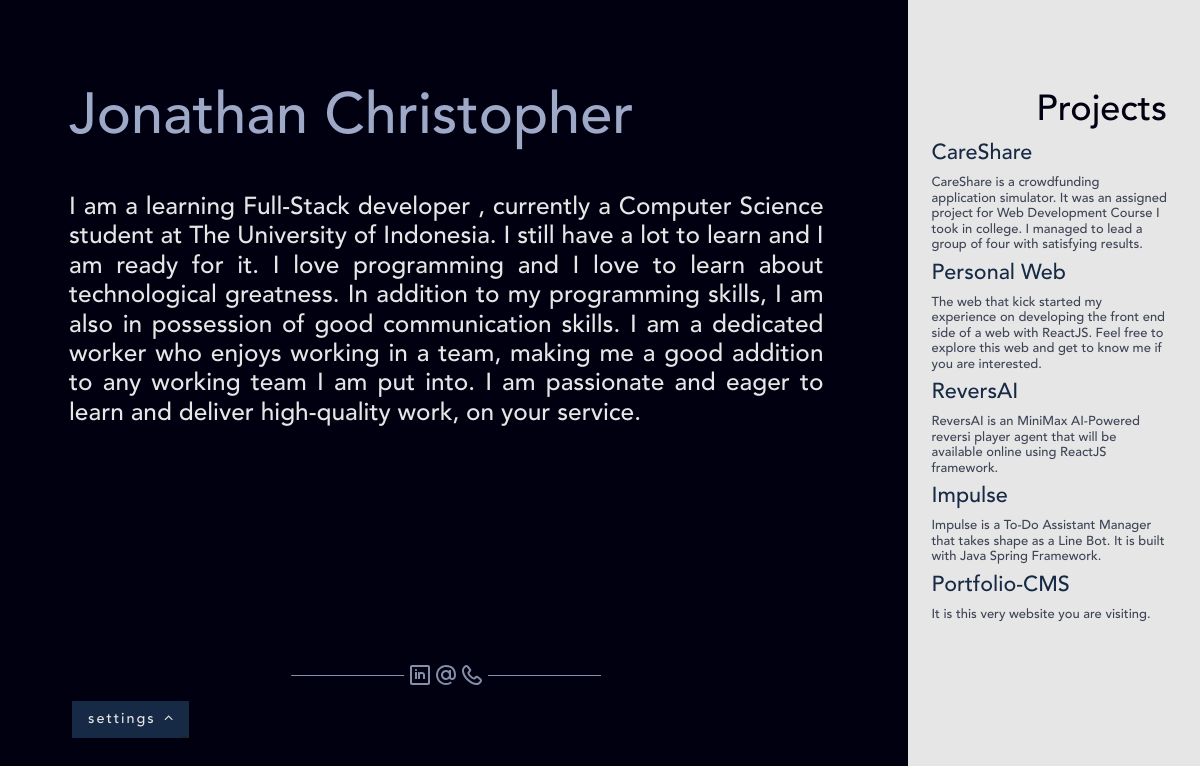
The page / on the database its author committed.
### information/models.py (models this page shows, shortened)
class PersonalInfo(models.Model):
    name = models.CharField(max_length=100)
    description = models.CharField(max_length=1000)
    email = models.EmailField(max_length=100)
    linkedin = models.URLField(max_length=100)
    git = models.URLField(max_length=100)
    phone_regex = RegexValidator(regex=r'^\+?1?\d{9,15}$', message="Phone number must be entered in the format: '+999999999'. Up to 15 digits allowed.")
    phone_number = models.CharField(validators=[phone_regex], max_length=17, blank=True)
    title = models.CharField(max_length=20)
    class Meta:
        verbose_name_plural = "PersonalInfo"

class Project(models.Model):
    name = models.CharField(max_length=100)
    description = models.CharField(max_length=500)
    url = models.URLField(max_length=100, blank=True, null=True)
    class Meta:
        verbose_name_plural = "Projects"

### portfolio/views.py (the view)
# urls.py: path('', views.index, name="index"),
def index(request):
    return render(request, 'portfolio/index.html', {
        "info"      : PersonalInfo.objects.all().first(),
        "projects"  : Project.objects.all()
    })

### portfolio/templates/portfolio/index.html (shortened to what this page needs)
{% load static from staticfiles %}
<!DOCTYPE html>
<html lang="en">
<head>
    <link rel="stylesheet" href="https://stackpath.bootstrapcdn.com/bootstrap/4.1.3/css/bootstrap.min.css">
    <link rel="stylesheet" href="https://cdnjs.cloudflare.com/ajax/libs/font-awesome/4.7.0/css/font-awesome.min.css">
    <link rel="stylesheet" href="{% static 'styles/globalStyles.css' %}">
    <link rel="stylesheet" href="{% static 'styles/indexStyles.css' %}">
</head>
<body>
    <div class="full-height d-flex">
        <div class="row">
            <div class="container-large col-lg-9 dark-bg light-grey-text full-height d-flex flex-col justify-content-between">
                <div id="info-container">
                    <div>
                        <h1 class="light-blue-text">{{ info.name }}</h1>
                    </div>
                    <div id="description">
                        <h3>{{ info.description }}</h3>
                    </div>
                </div>
                <div id="contact-container">
                    <div id="contact-links" class="line-wrapped">
                        <a href="{{ info.linkedin }}">
                            <img
                                src="{% static 'icons/linkedin.svg' %}"
                                alt="LinkedIn"
                                class="link-icon"
                            />
                        </a>
                        <a href="mailto: {{ info.email }}">
                            <img
                                src="{% static 'icons/email.svg' %}"
                                alt="Email"
                                class="link-icon"
                            />
                        </a>
                        <a href="tel:{{ info.phone_number }}">
                            <img
                                src="{% static 'icons/phone.svg' %}"
                                alt="Phone"
                                class="link-icon"
                            />
                        </a>
                    </div>
                </div>
            </div>
            <div class="container-small col-lg-3 light-bg full-height">
                <div class="text-right dark-blue-text">
                    <h2 class="section-title">Projects</h2>
                </div>
                {% for project in projects %}
                    <div>
                        {% if project.url %}
                            <a href="{{ project.url }}" class="medium-blue-text"><h4>{{ project.name }}</h4></a>
                        {% else %}
                            <a href="#" class="medium-blue-text"><h4>{{ project.name }}</h4></a>
                        {% endif %}
                        <h6 class="dark-grey-text">{{ project.description }}</h6>
                    </div>
                {% endfor %}
            </div>
        </div>
    </div>
    <div class="button-group dropup">
        <a class="dropdown-toggle btn-lg mode draw blue-bg" type="button" id="dropdownMenuButton" data-toggle="dropdown" aria-haspopup="true" aria-expanded="false">
            <span class="light-grey-text spaced">settings <i class="fa fa-angle-down fa-rotate-180"></i></span>
        </a>
    </div>
</body>
</html>

### assets/styles/globalStyles.css (style rules this page uses)
body { font-size: 0.9em; }
h1 { font-size: 4em; }
h2 { font-size: 2.5em; }
h3 { font-size: 1.7em; }
h4 { font-size: 1.5em; }
h6 { font-size: 0.9em; }
.dark-bg { background-color: #000011; }
.light-bg { background-color: #e6e6e6; }
.blue-bg { background-color: #172A45; }
.light-blue-text { color: #9EA8C7; }
.medium-blue-text { color: #172A45; }
.dark-grey-text { color: #3E4456; }
.dark-blue-text { color: #000011; }
.light-grey-text { color: #e6e6e6; }
.mode { display: inline-block; margin-top: 1em; margin-bottom: 1.5em; border-radius: 0; color: #000011; font-size: inherit; cursor: pointer; }
.mode::before, .mode::after { box-sizing: inherit; content: ''; position: absolute; width: 100%; height: 100%; }
.draw { -webkit-transition: color 0.25s; transition: color 0.25s; z-index: 5; }
.draw::before, .draw::after { border: 2px solid transparent; width: 0; height: 0; }
.draw::before { top: 0; left: 0; }
.draw::after { bottom: 0; right: 0; }
.spaced { letter-spacing: 2px; }
.section-title { margin-top: 10px; }
.full-height { min-height: 99.98vh; }
.container-large { position: relative; padding: 7vw; }
.container-small { position: relative; padding: 2vw; padding-top: 10vh; padding-right: 4vw; }
.flex-col { flex-direction: column; }

### assets/styles/indexStyles.css (style rules this page uses)
body { font-family: 'Avenir LT Std 35 Medium'; margin: 0; padding: 0; -webkit-font-smoothing: antialiased; -moz-osx-font-smoothing: grayscale; -ms-overflow-style: none; overflow-y: scroll; overflow-x: hidden; max-width: 100vw; scrollbar-width: none; -ms-overflow-style: none; background-color: #000011; }
.line-wrapped { overflow: hidden; text-align: center; pointer-events: visible; }
.line-wrapped:before, .line-wrapped:after { background-color: #868ea8; content: ""; display: inline-block; height: 1px; vertical-align: middle; width: 30%; transform: scale(0.5, 1); }
.line-wrapped:before { right: 0.5em; margin-left: -50%; transform-origin: 100% 50%; }
.line-wrapped:after { left: 0.5em; margin-right: -50%; transform-origin: 0% 50%; }
#description { margin-top: 5vh; margin-bottom: 10vh; text-align: justify; }
#contact-links { margin-bottom: 2em; }
.mode { position: fixed; bottom: 5vh; left: 6vw; }

### rows shown on the page
PersonalInfo: name "Jonathan Christopher", description "I am a learning Full-Stack developer , currently a Computer Science student at The University of Indonesia. I still have a lot to learn and I am ready for it. I love programming and I love to learn about technological greatness. In addition to my programming skills, I am also in possession of good communication skills. I am a dedicated worker who enjoys working in a team, making me a good addition to any working team I am put into. I am passionate and eager to learn and deliver high-quality work, on your service."
Project: name "CareShare", description "CareShare is a crowdfunding application simulator. It was an assigned project for Web Development Course I took in college. I managed to lead a group of four with satisfying results."
Project: name "Personal Web", description "The web that kick started my experience on developing the front end side of a web with ReactJS. Feel free to explore this web and get to know me if you are interested."
Project: name "ReversAI", description "ReversAI is an MiniMax AI-Powered reversi player agent that will be available online using ReactJS framework."
Project: name "Impulse", description "Impulse is a To-Do Assistant Manager that takes shape as a Line Bot. It is built with Java Spring Framework."
Project: name "Portfolio-CMS", description "It is this very website you are visiting."
